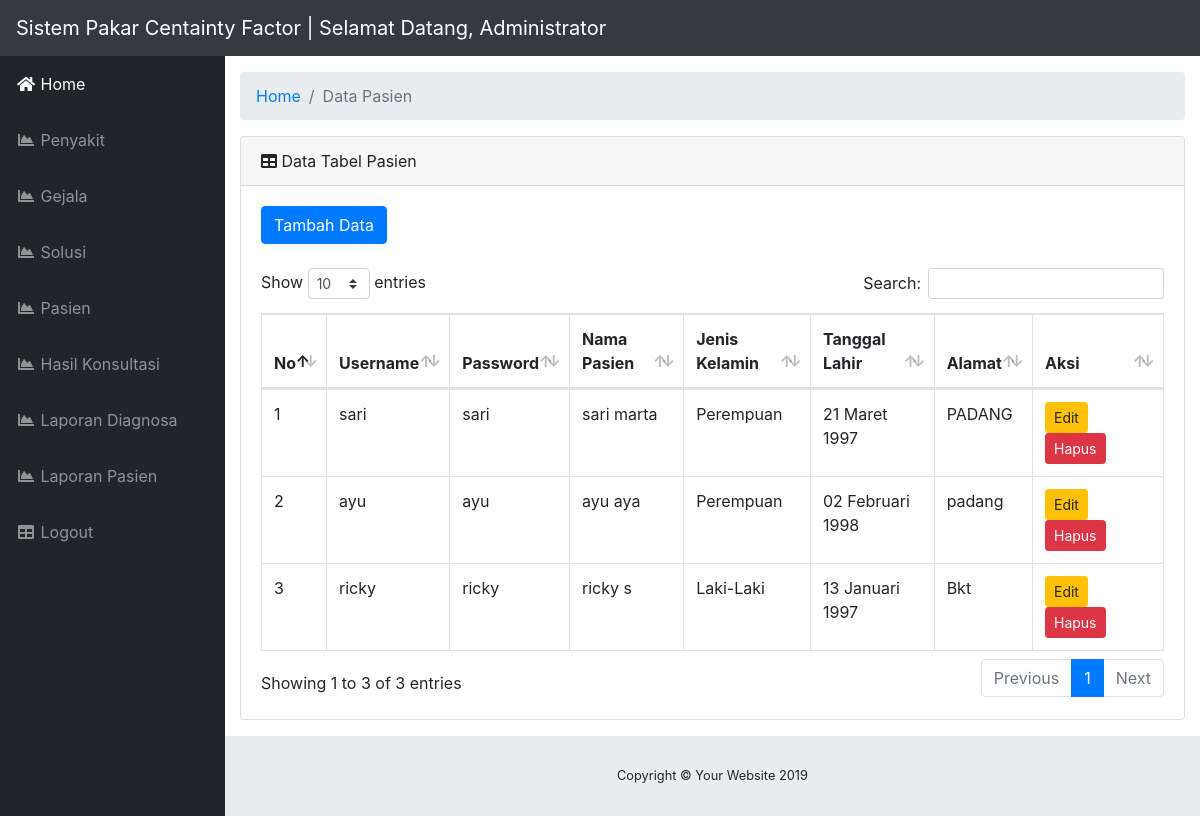
Page /admin/index.php?page=module/Pasien/index (signed in) on the committed database.
### tables this page shows
CREATE TABLE `tb_Pasien` (
  `pasien_id` int(11) NOT NULL,
  `pasien_user` varchar(50) NOT NULL,
  `pasien_pass` varchar(50) NOT NULL,
  `pasien_nama` varchar(50) NOT NULL,
  `pasien_jk` varchar(50) NOT NULL,
  `pasien_tgl_lahir` date NOT NULL,
  `pasien_alamat` varchar(100) NOT NULL
);

### assets/model/conf.php (called while the page is built, shortened)
<?php
$conn = mysqli_connect('localhost', 'root', '', 'db_pakar_cf');
class Conf
{
    public function get($query)
    {
        global $conn;
        $ambil = $conn->query($query);
        $hasil = [];
        while ($pecah = $ambil->fetch_object()) {
            $hasil[] = $pecah;
        }
        return $hasil;
    }
}

### assets/model/db.php (called while the page is built, shortened)
<?php
include 'conf.php';
class Db extends Conf
{
    public function getAllPasien()
    {
        $query = $this->get("SELECT * FROM tb_Pasien");
        return $query;
    }
}

### assets/libs/helper/helper.php (called while the page is built, shortened)
<?php
function TglIndo($date)
{
    $BulanIndo = array("Januari", "Februari", "Maret", "April", "Mei", "Juni", "Juli", "Agustus", "September", "Oktober", "November", "Desember");
    $tahun = substr($date, 0, 4);
    $bulan = substr($date, 5, 2);
    $tgl   = substr($date, 8, 2);
    $result = $tgl . " " . $BulanIndo[(int) $bulan - 1] . " " . $tahun;
    return ($result);
}

### admin/module/Pasien/index.php (the view)
<ol class="breadcrumb">
    <li class="breadcrumb-item">
        <a href="index.php">Home</a>
    </li>
    <li class="breadcrumb-item active">Data Pasien</li>
</ol>
<div class="card mb-3">
    <div class="card-header">
        <i class="fas fa-table"></i>
        Data Tabel Pasien</div>
    <div class="card-body">
        <div class="table-responsive">
            <a href="?page=module/Pasien/tambah" class="btn btn-primary ">Tambah Data</a>
            <br><br>
            <table class="table table-bordered" id="dataTable" width="100%" cellspacing="0">
                <thead>
                    <tr>
                        <th width="10px">No</th>
                        <th>Username</th>
                        <th>Password</th>
                        <th>Nama Pasien</th>
                        <th>Jenis Kelamin</th>
                        <th>Tanggal Lahir</th>
                        <th>Alamat</th>
                        <th width="88px">Aksi</th>
                    </tr>
                </thead>
                <tbody>
                    <?php
                    foreach ($db->getAllPasien() as $no => $dPasien) {
                    ?>
                        <tr>
                            <td><?= ++$no ?></td>
                            <td><?= $dPasien->pasien_user ?></td>
                            <td><?= $dPasien->pasien_pass ?></td>
                            <td><?= $dPasien->pasien_nama ?></td>
                            <td><?= $dPasien->pasien_jk ?></td>
                            <td><?= TglIndo($dPasien->pasien_tgl_lahir) ?></td>
                            <td><?= $dPasien->pasien_alamat ?></td>
                            <td>
                                <a href="index.php?page=module/Pasien/edit&id=<?= $dPasien->pasien_id ?>" class="btn btn-warning btn-sm">Edit</a>
                                <a href="index.php?page=module/Pasien/hapus&id=<?= $dPasien->pasien_id ?>" class="btn btn-danger btn-sm">Hapus</a>
                            </td>
                        </tr>
                    <?php }  ?>
                </tbody>
            </table>
        </div>
    </div>
</div>

### rows in the picture
tb_pasien: pasien_user "sari", pasien_pass "sari", pasien_nama "sari marta", pasien_jk "Perempuan", pasien_tgl_lahir "21 Maret 1997", pasien_alamat "PADANG"
tb_pasien: pasien_user "ayu", pasien_pass "ayu", pasien_nama "ayu aya", pasien_jk "Perempuan", pasien_tgl_lahir "02 Februari 1998", pasien_alamat "padang"
tb_pasien: pasien_user "ricky", pasien_pass "ricky", pasien_nama "ricky s", pasien_jk "Laki-Laki", pasien_tgl_lahir "13 Januari 1997", pasien_alamat "Bkt"
